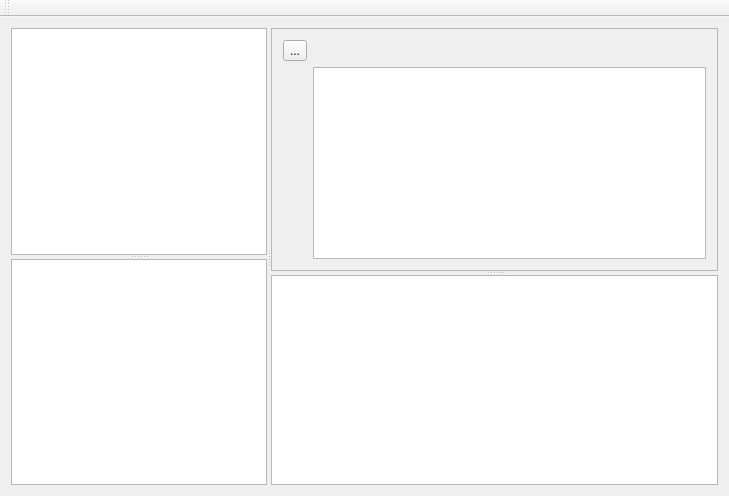
<?xml version="1.0" encoding="UTF-8"?>
<ui version="4.0">
 <class>MainWindow</class>
 <widget class="QMainWindow" name="MainWindow">
  <property name="geometry">
   <rect>
    <x>0</x>
    <y>0</y>
    <width>729</width>
    <height>496</height>
   </rect>
  </property>
  <property name="windowTitle">
   <string>e2designer</string>
  </property>
  <property name="toolButtonStyle">
   <enum>Qt::ToolButtonTextBesideIcon</enum>
  </property>
  <widget class="QWidget" name="centralWidget">
   <layout class="QGridLayout" name="gridLayout_2">
    <item row="0" column="0">
     <widget class="QSplitter" name="splitter">
      <property name="orientation">
       <enum>Qt::Horizontal</enum>
      </property>
      <widget class="QSplitter" name="splitterL">
       <property name="sizePolicy">
        <sizepolicy hsizetype="MinimumExpanding" vsizetype="Expanding">
         <horstretch>0</horstretch>
         <verstretch>0</verstretch>
        </sizepolicy>
       </property>
       <property name="orientation">
        <enum>Qt::Vertical</enum>
       </property>
       <widget class="QTreeView" name="treeView">
        <property name="sizePolicy">
         <sizepolicy hsizetype="MinimumExpanding" vsizetype="Preferred">
          <horstretch>0</horstretch>
          <verstretch>0</verstretch>
         </sizepolicy>
        </property>
        <property name="animated">
         <bool>true</bool>
        </property>
       </widget>
       <widget class="QTreeView" name="propView">
        <property name="sizePolicy">
         <sizepolicy hsizetype="MinimumExpanding" vsizetype="Preferred">
          <horstretch>0</horstretch>
          <verstretch>0</verstretch>
         </sizepolicy>
        </property>
        <property name="maximumSize">
         <size>
          <width>16777215</width>
          <height>16777215</height>
         </size>
        </property>
        <property name="editTriggers">
         <set>QAbstractItemView::CurrentChanged|QAbstractItemView::DoubleClicked|QAbstractItemView::EditKeyPressed</set>
        </property>
        <property name="animated">
         <bool>true</bool>
        </property>
       </widget>
      </widget>
      <widget class="QSplitter" name="splitterR">
       <property name="enabled">
        <bool>true</bool>
       </property>
       <property name="sizePolicy">
        <sizepolicy hsizetype="Preferred" vsizetype="Expanding">
         <horstretch>3</horstretch>
         <verstretch>0</verstretch>
        </sizepolicy>
       </property>
       <property name="orientation">
        <enum>Qt::Vertical</enum>
       </property>
       <widget class="QFrame" name="frame">
        <property name="sizePolicy">
         <sizepolicy hsizetype="Preferred" vsizetype="Preferred">
          <horstretch>3</horstretch>
          <verstretch>0</verstretch>
         </sizepolicy>
        </property>
        <property name="frameShape">
         <enum>QFrame::StyledPanel</enum>
        </property>
        <property name="frameShadow">
         <enum>QFrame::Raised</enum>
        </property>
        <layout class="QGridLayout" name="gridLayout">
         <item row="0" column="0">
          <widget class="QToolButton" name="refreshButton">
           <property name="text">
            <string>...</string>
           </property>
          </widget>
         </item>
         <item row="0" column="1">
          <widget class="QLabel" name="statusLabel">
           <property name="text">
            <string/>
           </property>
          </widget>
         </item>
         <item row="1" column="1">
          <widget class="CodeEditor" name="textEdit"/>
         </item>
        </layout>
       </widget>
       <widget class="SceneView" name="graphicsView">
        <property name="sizePolicy">
         <sizepolicy hsizetype="Expanding" vsizetype="Expanding">
          <horstretch>3</horstretch>
          <verstretch>1</verstretch>
         </sizepolicy>
        </property>
       </widget>
      </widget>
     </widget>
    </item>
   </layout>
  </widget>
  <widget class="QMenuBar" name="menuBar">
   <property name="geometry">
    <rect>
     <x>0</x>
     <y>0</y>
     <width>729</width>
     <height>25</height>
    </rect>
   </property>
   <property name="nativeMenuBar">
    <bool>true</bool>
   </property>
  </widget>
  <widget class="QToolBar" name="mainToolBar">
   <attribute name="toolBarArea">
    <enum>TopToolBarArea</enum>
   </attribute>
   <attribute name="toolBarBreak">
    <bool>false</bool>
   </attribute>
  </widget>
 </widget>
 <layoutdefault spacing="6" margin="11"/>
 <customwidgets>
  <customwidget>
   <class>SceneView</class>
   <extends>QGraphicsView</extends>
   <header>scene/sceneview.h</header>
  </customwidget>
  <customwidget>
   <class>CodeEditor</class>
   <extends>QPlainTextEdit</extends>
   <header>editor/codeeditor.h</header>
  </customwidget>
 </customwidgets>
 <resources/>
 <connections/>
</ui>
